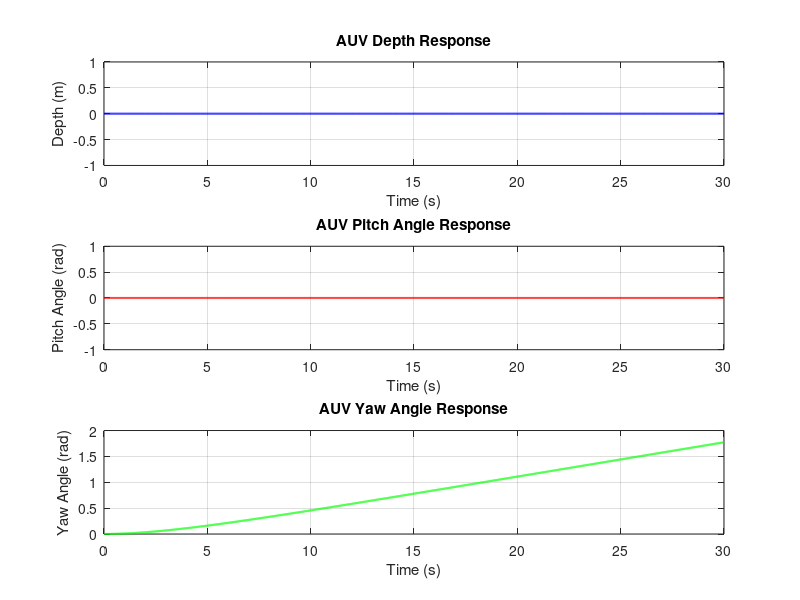

This figure's MATLAB source: (Note: this script raises an error after producing the figure.)
%% plot_phase3_results.m
% Plot results of nonlinear AUV dynamics
clc; clear;

% Load data
load('nonlinear_model_output.mat');

% Extract states
x     = states(:,1);
z     = states(:,2);
theta = states(:,3);
psi   = states(:,4);
u     = states(:,5);
w     = states(:,6);
r     = states(:,7);

% Plotting
figure;
subplot(3,1,1);
plot(time, z, 'b', 'LineWidth', 1.5);
xlabel('Time (s)');
ylabel('Depth (m)');
title('AUV Depth Response');
grid on;

subplot(3,1,2);
plot(time, theta, 'r', 'LineWidth', 1.5);
xlabel('Time (s)');
ylabel('Pitch Angle (rad)');
title('AUV Pitch Angle Response');
grid on;

subplot(3,1,3);
plot(time, psi, 'g', 'LineWidth', 1.5);
xlabel('Time (s)');
ylabel('Yaw Angle (rad)');
title('AUV Yaw Angle Response');
grid on;

sgtitle('Phase 3 – Nonlinear AUV Simulation Results');